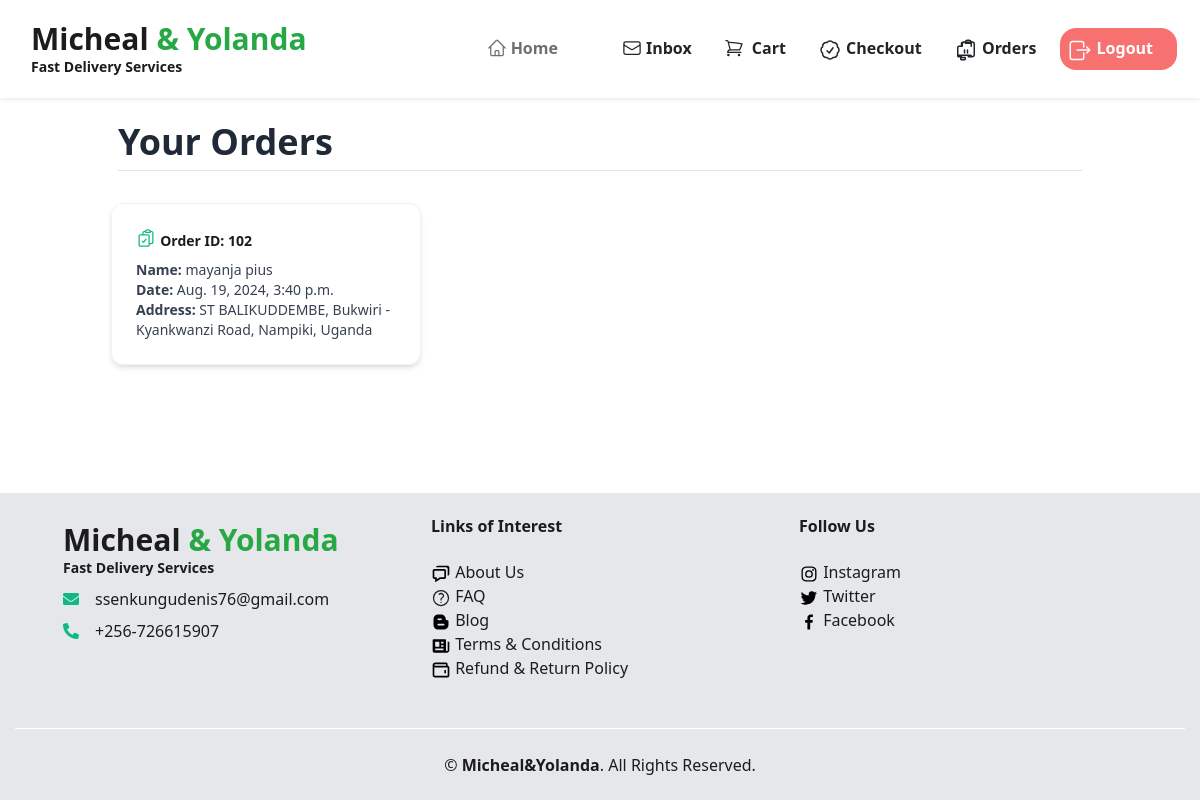
Before: /order/orders/ (signed in) with the older database file.
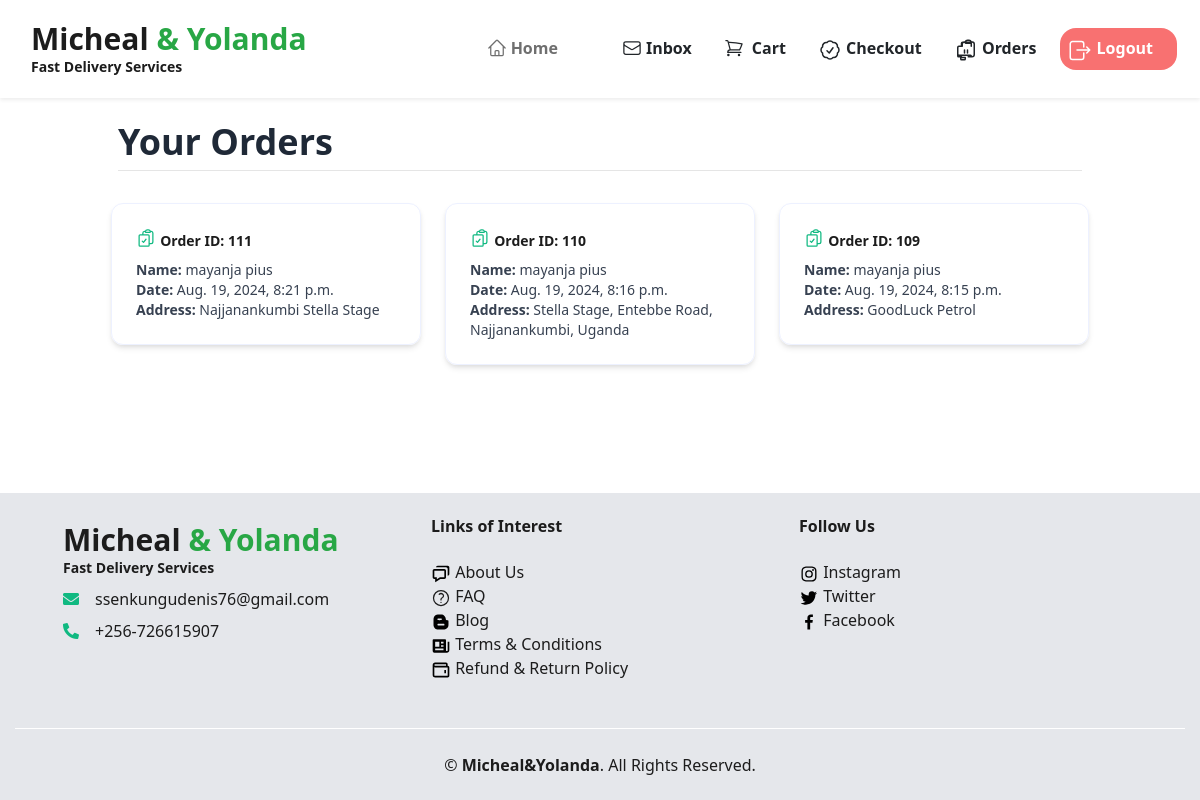
After: the same page with the newer database file.
### orders/models.py (models this page shows, shortened)
class Order(models.Model):
    user = models.ForeignKey(User, related_name='orders', on_delete=models.CASCADE, null=True)
    address = models.CharField(max_length=250)
    phone_number = models.CharField(max_length=20)
    created = models.DateTimeField(auto_now_add=True)
    updated = models.DateTimeField(auto_now=True)
    paid = models.BooleanField(default=False)
    class Meta:
        ordering = ['-created']
        indexes = [
             models.Index(fields=['-created']),
             ]

### user/models.py (models this page shows, shortened)
class Customer(models.Model):
    user = models.OneToOneField(User, on_delete=models.CASCADE, primary_key=True, related_name='student')
    first_name = models.CharField(max_length=100)
    last_name = models.CharField(max_length=100)
    created_at = models.DateTimeField(default=timezone.now)

### orders/views.py (the view)
# urls.py: path('order/', include('orders.urls')),
@customer_required
def orders(request):
    customer = Customer.objects.get(user=request.user)
    orders = Order.objects.filter(user=request.user)
    return render(request, 'order/orders.html', {'orders':orders,'customer':customer})

### cart/cart.py (called while the page is built)
    def __len__(self):
        return sum(item['quantity'] for item in self.cart.values())

### cart/context_processors.py (called while the page is built)
def cart(request):
    return {'cart': Cart(request)}

def cart_count(request):
    cart = Cart(request)
    return {'cart_count': len(cart)}

### jumia/context_processors.py (called while the page is built)
def categories(request):
    cat = Categories.objects.all()
    return {'cat': cat}

### orders/templates/order/orders.html (shortened to what this page needs)
{% extends 'jumia/base.html' %}
{% block content %}
<div class="container py-4">
    <h1 class="flex text-start text-xl lg:text-4xl font-bold text-gray-800 mb-2">Your Orders</h1>
    <hr class="mb-8">
    <div class="row px-2">
        {% if orders %}
        <div class="grid grid-cols-1 md:grid-cols-2 lg:grid-cols-3 gap-6">
            {% for order in orders %}
            <a href="{% url 'orders:detail' order.id %}" class="block transition transform hover:scale-105 bg-white">
                <div class="border border-gray-100 shadow-md rounded-xl p-6 hover:bg-gray-50">
                    <div class="text-green-500 mb-1">
                        <h2 class="text-sm font-bold inline-block">Order ID: {{ order.id }}</h2>
                    </div>
                    <div class="text-sm text-gray-700">
                        <p><strong>Name:</strong> {{ customer.first_name }} {{ customer.last_name }}</p>
                        <p><strong>Date:</strong> {{ order.created }}</p>
                        <p><strong>Address:</strong> {{ order.address }}</p>
                    </div>
                </div>
            </a>
            {% endfor %}
        </div>
        {% endif %}
    </div>
</div>
{% endblock %}

### jumia/templates/jumia/base.html (shortened to what this page needs)
<!DOCTYPE html>
<html lang="en">
<head>
    {% load static %}
    {% load humanize %}
    <link href="https://cdnjs.cloudflare.com/ajax/libs/font-awesome/5.10.0/css/all.min.css" rel="stylesheet">
    <link rel="stylesheet" href="https://cdnjs.cloudflare.com/ajax/libs/OwlCarousel2/2.3.4/assets/owl.carousel.min.css">
    <link rel="stylesheet" href="https://cdnjs.cloudflare.com/ajax/libs/OwlCarousel2/2.3.4/assets/owl.theme.default.min.css">
    <link href="lib/owlcarousel/assets/owl.carousel.min.css" rel="stylesheet">
    <link href="{% static 'css/style.css' %}" rel="stylesheet">
    <link href="https://unpkg.com/tailwindcss@^2/dist/tailwind.min.css" rel="stylesheet">
    <link rel="stylesheet" href="https://unpkg.com/leaflet-search/dist/leaflet-search.min.css" />
</head>
<body class="bg-gray-100 lg:bg-white flex flex-col min-h-screen">
    <nav class="navbar navbar-expand-lg sticky-top py-3 bg-light shadow-sm">
        <div class="container-fluid">
            <a href="{% url 'jumia:items' %}" class="navbar-brand text-decoration-none">
                <h1 class="text-2xl lg:text-3xl font-bold">Micheal <span class="text-success">& Yolanda</span></h1>
                <h5 class="font-semibold text-sm">Fast Delivery Services</h5>
            </a>
            <div class="collapse navbar-collapse" id="navbarContent">
                <div class="navbar-nav ml-auto hidden lg:inline-block">
                    {% if request.user.is_authenticated %}
                    <div class="flex justify-center items-center gap-4">
                        <a href="{% url 'jumia:items' %}" class="hover:bg-green-600 hover:text-white rounded-2xl px-4 py-2 m-2 text-md font-semibold">
                            Home
                        </a>
                        <div class="">
                            <ul class="flex">
                                <li><a href="{% url 'chart:inbox' %}" class="dropdown-item hover:bg-green-600 hover:text-white rounded-2xl px-2 py-2 m-2 text-md font-semibold">
                                    Inbox</a>
                                </li>
                                <li><a href="{% url 'cart:cart_detail' %}" class="relative dropdown-item hidden lg:block hover:bg-green-600 hover:text-white rounded-2xl px-2 py-2 m-2 text-md font-semibold">
                                    <span>Cart</span>
                                </a>
                                </li>
                                <li><a href="{% url 'orders:order_create' %}" class="dropdown-item hover:bg-green-600 hover:text-white rounded-2xl px-2 py-2 m-2 text-md font-semibold">
                                     Checkout</a>
                                </li>
                                <li><a href="{% url 'orders:order' %}" class="dropdown-item hover:bg-green-600 hover:text-white rounded-2xl px-2 py-2 m-2 text-md font-semibold">
                                     Orders</a>
                                </li>
                                <li><a href="{% url 'user:logout' %}" class="dropdown-item hover:bg-red-400 hover:text-white bg-red-400 text-white rounded-2xl px-2 py-2 m-2 text-md font-semibold">
                                     Logout</a>
                                </li>
                            </ul>
                        </div>
                    </div>
                    {% endif %}
                </div>
            </div>
        </div>
    </nav>
    <div class="container">
        {% block content %}
        {% endblock %}
    </div>
     <br>
     <br>
     <br>
    <div class="container-fluid bg-gray-200 text-dark pt-2 mt-8">
        <div class="row px-xl-5 pt-3">
            <div class="col-lg-4 col-md-12 mb-5 pr-3">
                <a href="{% url 'jumia:items' %}" class="navbar-brand text-decoration-none">
                    <h1 class="text-2xl lg:text-3xl font-bold">Micheal <span class="text-success">& Yolanda</span></h1>
                    <h5 class="font-semibold text-sm">Fast Delivery Services</h5>
                </a>
                <p class="mb-2"><i class="fa fa-envelope text-green-500 mr-3 mt-2"></i>ssenkungudenis76@gmail.com</p>
                <p class="mb-0"><i class="fa fa-phone-alt text-green-500 mr-3"></i>+256-726615907</p>
            </div>
            <div class="col-lg-4 col-md-12 mb-5">
                <h5 class="font-weight-bold text-dark mb-4">Links of Interest</h5>
                <ul class="list-unstyled">
                    <li><a href="" class="text-dark" target="_blank"> About Us</a></li>
                    <li><a href="" class="text-dark" target="_blank"> FAQ</a></li>
                    <li><a href="" class="text-dark" target="_blank"> Blog</a></li>
                    <li><a href="" class="text-dark" target="_blank"> Terms & Conditions</a></li>
                    <li><a href="" class="text-dark" target="_blank"> Refund & Return Policy</a></li>
                </ul>
            </div>
            <div class="col-lg-4 col-md-12 mb-5">
                <h5 class="font-weight-bold text-dark mb-4">Follow Us</h5>
                <ul class="list-unstyled">
                    <li><a href="" class="text-dark" target="_blank"> Instagram</a></li>
                    <li><a href="" class="text-dark" target="_blank"> Twitter</a></li>
                    <li><a href="" class="text-dark" target="_blank"> Facebook</a></li>
                </ul>
            </div>
        </div>
        <div class="flex justify-center border-top border-light py-4">
            <div class="">
                <p class="">
                    &copy; <a class="text-dark font-weight-semi-bold" href="#">Micheal&Yolanda</a>. All Rights Reserved.
                </p>
            </div>
        </div>
    </div>
</body>
</html>

Changed rows visible on the page:
removed Order: id "102", {{ customer.first_name }} "mayanja", {{ customer.last_name }} "pius", created "Aug. 19, 2024, 3:40 p.m.", address "ST BALIKUDDEMBE, Bukwiri - Kyankwanzi Road, Nampiki, Uganda"
added Order: id "111", {{ customer.first_name }} "mayanja", {{ customer.last_name }} "pius", created "Aug. 19, 2024, 8:21 p.m.", address "Najjanankumbi Stella Stage"
added Order: id "110", {{ customer.first_name }} "mayanja", {{ customer.last_name }} "pius", created "Aug. 19, 2024, 8:16 p.m.", address "Stella Stage, Entebbe Road, Najjanankumbi, Uganda"
added Order: id "109", {{ customer.first_name }} "mayanja", {{ customer.last_name }} "pius", created "Aug. 19, 2024, 8:15 p.m.", address "GoodLuck Petrol"
